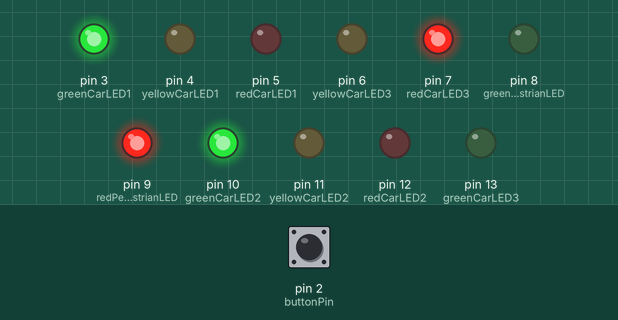
This sketch was run on a simulated Arduino Uno, built with avr-gcc and run on an emulated ATmega328P. On the bench: output pins drawn as LEDs (lit = HIGH). The test bench sets the inputs (shaded band); at power-on: pin 2 (buttonPin) HIGH.

Above: at 1.2 s.
1.3 s: pin 2 (buttonPin) pulled LOW for 0.15 s
At 2.6 s:
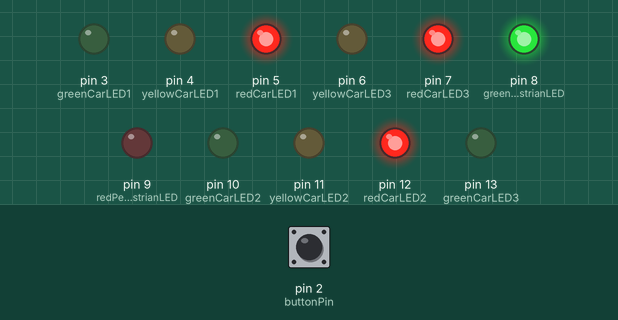
At 17.5 s:
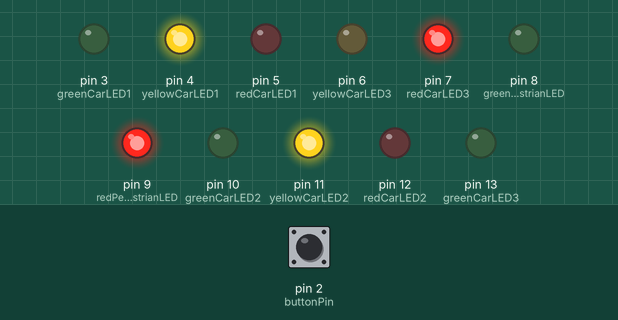
Timing chart, 0 to 19.7 s (numbered marks = the images above; inputs shaded):
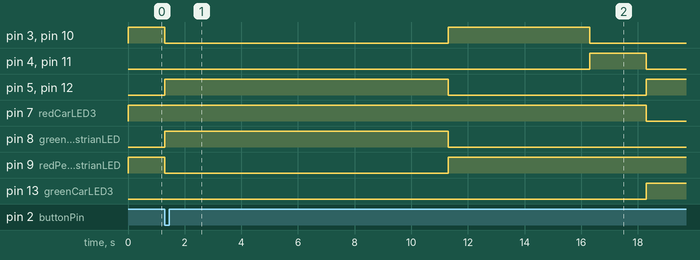

Measured:
- after the input at 1.3 s, pin 6 (yellowCarLED3): stays LOW (without the input it goes to HIGH after 8.7 s); pin 8 (greenPedestrianLED): LOW → HIGH at once, → LOW 10.0 s later; pin 9 (redPedestrianLED): HIGH → LOW at once, → HIGH 10.0 s later

The sketch:

sketch.ino
```cpp
// Define LED pins for D1, D2, and D3 traffic lights
const int redCarLED1 = 5;    // For D1 Red
const int yellowCarLED1 = 4; // For D1 Yellow
const int greenCarLED1 = 3;  // For D1 Green

const int redCarLED2 = 12;   // For D2 Red
const int yellowCarLED2 = 11; // For D2 Yellow
const int greenCarLED2 = 10; // For D2 Green

const int redCarLED3 = 7;    // For D3 Red
const int yellowCarLED3 = 6; // For D3 Yellow
const int greenCarLED3 = 13; // For D3 Green

const int redPedestrianLED = 9;    // Pedestrian Red
const int greenPedestrianLED = 8;  // Pedestrian Green
const int buttonPin = 2;           // Pedestrian request button

// Timing variables
unsigned long previousMillis = 0;
unsigned long lastButtonPress = 0;
const long debounceDelay = 50;
const long carGreenTime = 5000;
const long carYellowTime = 2000;
const long carRedTime = 3000;
const long pedestrianGreenTime = 5000;

// Track current state
enum TrafficState {CAR_GREEN, CAR_YELLOW, CAR_RED, D3_YELLOW, PEDESTRIAN_GREEN};
TrafficState currentState = CAR_GREEN;

// Pedestrian request flag
bool pedestrianRequest = false;

void setup() {
  pinMode(redCarLED1, OUTPUT);
  pinMode(yellowCarLED1, OUTPUT);
  pinMode(greenCarLED1, OUTPUT);

  pinMode(redCarLED2, OUTPUT);
  pinMode(yellowCarLED2, OUTPUT);
  pinMode(greenCarLED2, OUTPUT);

  pinMode(redCarLED3, OUTPUT);
  pinMode(yellowCarLED3, OUTPUT);
  pinMode(greenCarLED3, OUTPUT);

  pinMode(redPedestrianLED, OUTPUT);
  pinMode(greenPedestrianLED, OUTPUT);
  pinMode(buttonPin, INPUT_PULLUP);

  // Initialize LEDs: D1 and D2 green, D3 red
  initializeLights();
}

void loop() {
  unsigned long currentMillis = millis();

  // Check pedestrian button press with debounce
  if (digitalRead(buttonPin) == LOW && (currentMillis - lastButtonPress >= debounceDelay)) {
    lastButtonPress = currentMillis;
    pedestrianRequest = true; // Mark that pedestrian button is pressed
  }

  // Check for immediate pedestrian request
  if (pedestrianRequest && currentState != PEDESTRIAN_GREEN) {
    triggerPedestrianGreen(); // Immediately handle pedestrian request
    pedestrianRequest = false;
    return; // Skip the rest of the loop
  }

  // Main state machine
  switch (currentState) {
    case CAR_GREEN:
      if (currentMillis - previousMillis >= carGreenTime) {
        previousMillis = currentMillis;
        currentState = CAR_YELLOW;
        setCarYellow();
      }
      break;

    case CAR_YELLOW:
      if (currentMillis - previousMillis >= carYellowTime) {
        previousMillis = currentMillis;
        currentState = CAR_RED;
        setCarRed();
      }
      break;

    case CAR_RED:
      if (currentMillis - previousMillis >= carRedTime) {
        previousMillis = currentMillis;
        currentState = D3_YELLOW;
        setD3Yellow();
      }
      break;

    case D3_YELLOW:
      if (currentMillis - previousMillis >= carYellowTime) {
        previousMillis = currentMillis;
        currentState = CAR_GREEN;
        setCarGreen();
      }
      break;

    case PEDESTRIAN_GREEN:
      if (currentMillis - previousMillis >= pedestrianGreenTime) {
        previousMillis = currentMillis;
        currentState = CAR_GREEN;
        resetFromPedestrian();
      }
      break;
  }
}

// Immediately trigger pedestrian green state
void triggerPedestrianGreen() {
  // Stop all car traffic (turn all red)
  digitalWrite(redCarLED1, HIGH);
  digitalWrite(yellowCarLED1, LOW);
  digitalWrite(greenCarLED1, LOW);

  digitalWrite(redCarLED2, HIGH);
  digitalWrite(yellowCarLED2, LOW);
  digitalWrite(greenCarLED2, LOW);

  digitalWrite(redCarLED3, HIGH);
  digitalWrite(yellowCarLED3, LOW);
  digitalWrite(greenCarLED3, LOW);

  // Activate pedestrian green light
  digitalWrite(redPedestrianLED, LOW);
  digitalWrite(greenPedestrianLED, HIGH);

  currentState = PEDESTRIAN_GREEN;
  previousMillis = millis();
}

// Initialize lights to default state
void initializeLights() {
  digitalWrite(redCarLED1, LOW);
  digitalWrite(yellowCarLED1, LOW);
  digitalWrite(greenCarLED1, HIGH);

  digitalWrite(redCarLED2, LOW);
  digitalWrite(yellowCarLED2, LOW);
  digitalWrite(greenCarLED2, HIGH);

  digitalWrite(redCarLED3, HIGH);
  digitalWrite(yellowCarLED3, LOW);
  digitalWrite(greenCarLED3, LOW);

  digitalWrite(redPedestrianLED, HIGH);
  digitalWrite(greenPedestrianLED, LOW);
}

// Set D1/D2 yellow
void setCarYellow() {
  digitalWrite(greenCarLED1, LOW);
  digitalWrite(greenCarLED2, LOW);
  digitalWrite(yellowCarLED1, HIGH);
  digitalWrite(yellowCarLED2, HIGH);
}

// Set D1/D2 red, D3 green
void setCarRed() {
  digitalWrite(yellowCarLED1, LOW);
  digitalWrite(yellowCarLED2, LOW);
  digitalWrite(redCarLED1, HIGH);
  digitalWrite(redCarLED2, HIGH);

  digitalWrite(redCarLED3, LOW);
  digitalWrite(greenCarLED3, HIGH);
}

// Set D3 yellow
void setD3Yellow() {
  digitalWrite(greenCarLED3, LOW);
  digitalWrite(yellowCarLED3, HIGH);
}

// Reset from pedestrian state back to CAR_GREEN
void resetFromPedestrian() {
  digitalWrite(greenPedestrianLED, LOW);
  digitalWrite(redPedestrianLED, HIGH);
  initializeLights();
}

// Set D1/D2 green, D3 red
void setCarGreen() {
  digitalWrite(redCarLED1, LOW);
  digitalWrite(redCarLED2, LOW);
  digitalWrite(greenCarLED1, HIGH);
  digitalWrite(greenCarLED2, HIGH);

  digitalWrite(yellowCarLED3, LOW);
  digitalWrite(redCarLED3, HIGH);
}
```
